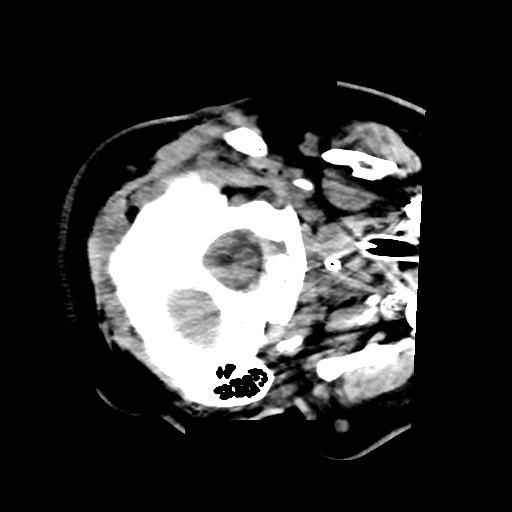
#> input picture 01_slice0009.png, 512 x 512 px
$ python -i 'Binary Maske Çıkartma.py'   (imports and definitions only)
#> lines starting #> are read from the running program, lines starting #| are printed output that depends on the picture; after the words box and inside, x2 and y2 are one past the last pixel; in counts of white or black regions, pixels touching at a corner belong together
"""
Ana makalenin algoritmasına göre beyinler JHO veri setine göre çıkartıldı (skull_stripped_JHO) ve binary maskeleri elde edildi
"""

import os
from pathlib import Path
import cv2
import numpy as np

# =============================
# PATHS (senin yolların)
# =============================
INPUT_DIR   = Path(r"C:\Users\Yusuf Soylu\Desktop\JHO Beyaz alan silme deneme 1069\Temiz_Beyin_R2\cleaned_png")
OUT_ALL     = Path(r"C:\Users\Yusuf Soylu\Desktop\JHO Beyaz alan silme deneme 1069\Temiz_Beyin_R2\uzman_2_1069_Beyaz_alan temizlenmis_all")
OUT_LARGEST = Path(r"C:\Users\Yusuf Soylu\Desktop\JHO Beyaz alan silme deneme 1069\Temiz_Beyin_R2\uzman_2_1069_Beyaz_alan temizlenmis_largest")

# [2 lines not run here, left out]

PIXEL_THR = 3
EMPTY_FRAC_THR = 0.0005
DO_CLOSING = True
CLOSING_K = 5

def safe_imwrite(path: Path, img: np.ndarray):
    ok = cv2.imwrite(str(path), img)
    if not ok:
        print(f"[HATA] Yazılamadı: {path}")
    return ok

def fill_holes(mask255: np.ndarray) -> np.ndarray:
    h, w = mask255.shape
    flood = mask255.copy()
    ff = np.zeros((h + 2, w + 2), np.uint8)
    cv2.floodFill(flood, ff, seedPoint=(0, 0), newVal=255)
    flood_inv = cv2.bitwise_not(flood)
    return cv2.bitwise_or(mask255, flood_inv)

def largest_component(mask01: np.ndarray) -> np.ndarray:
    num, labels, stats, _ = cv2.connectedComponentsWithStats(mask01.astype(np.uint8), connectivity=8)
    if num <= 1:
        return (mask01 * 255).astype(np.uint8)

    areas = stats[1:, cv2.CC_STAT_AREA]  # background hariç
    best = 1 + np.argmax(areas)
    return (labels == best).astype(np.uint8) * 255

def process_one(img_path: Path):
#> called with img_path = '01_slice0009.png'
    img = cv2.imread(str(img_path), cv2.IMREAD_GRAYSCALE)
#> img is the input picture: shape (512, 512); min 0, max 255, mean 52.7
    if img is None:
        print("[UYARI] Okunamadı:", img_path)
        return

    fg = (img > PIXEL_THR).astype(np.uint8)
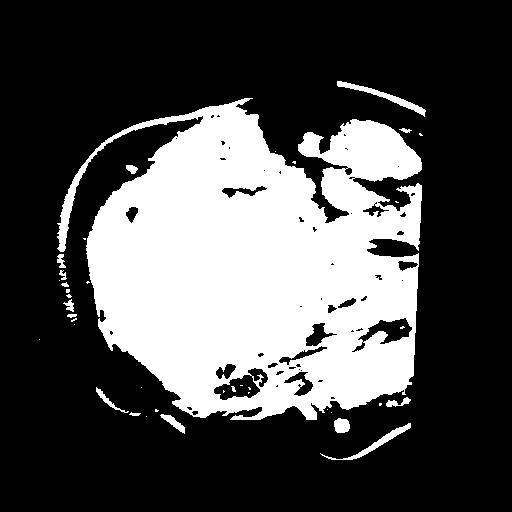
#> fg: shape (512, 512); values 0 (black) and 1 (white), 30.4% white; 39 white regions (24 under 20 px), largest, box (x1, y1, x2, y2) and area: (57, 98, 422, 420) 77615, (337, 81, 426, 117) 530, (320, 423, 411, 460) 440

    if fg.mean() < EMPTY_FRAC_THR:
        empty = np.zeros_like(img, dtype=np.uint8)
        safe_imwrite(OUT_ALL / img_path.name, empty)
        safe_imwrite(OUT_LARGEST / img_path.name, empty)
        return

    mask_all = (fg * 255).astype(np.uint8)
    mask_big = largest_component(fg)
#> in largest_component, `num, labels, stats, _ = cv2.connectedComponentsWithStats(mask01.astype..`:
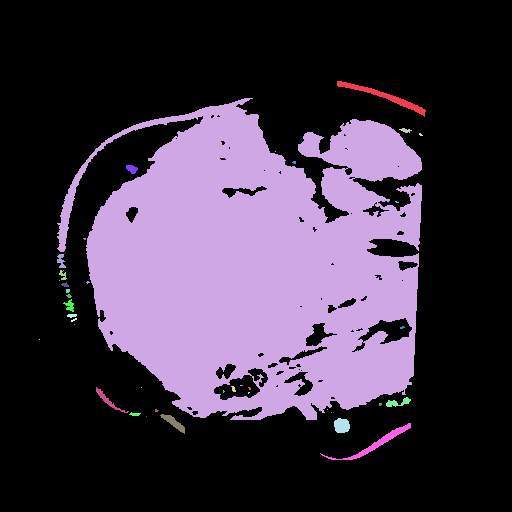
#> labels: shape (512, 512) int32; 40 distinct labels, from 0 to 39; one colour per label, 0 black
#> in largest_component, `num, labels, stats, _ = cv2.connectedComponentsWithStats(mask01.astype..`: num = 40; stats = 40 rows, first 6: [0, 0, 512, 512, 182400], [337, 81, 89, 36, 530], [57, 98, 365, 322, 77615], [399, 128, 13, 5, 35], [419, 133, 4, 3, 8], [275, 151, 1, 1, 1]
#> in largest_component, `areas = stats[1:, cv2.CC_STAT_AREA]`: areas = 39 values, max 77615 at index 1, min 1 at index 4, mean 2044.7
#> in largest_component, `best = 1 + np.argmax(areas)`: best = 2
#> in largest_component, `return (labels == best).astype(np.uint8) * 255`:
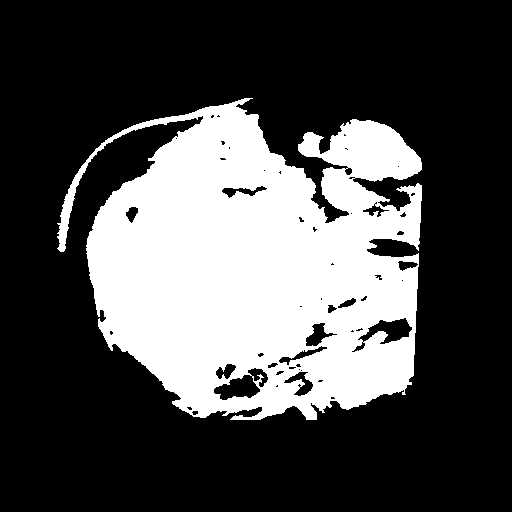
#> returned value: shape (512, 512); 29.6% white; 1 white region, box (x1, y1, x2, y2) and area: (57, 98, 422, 420) 77615

    if DO_CLOSING:
        k = cv2.getStructuringElement(cv2.MORPH_ELLIPSE, (CLOSING_K, CLOSING_K))
        mask_big = cv2.morphologyEx(mask_big, cv2.MORPH_CLOSE, k)
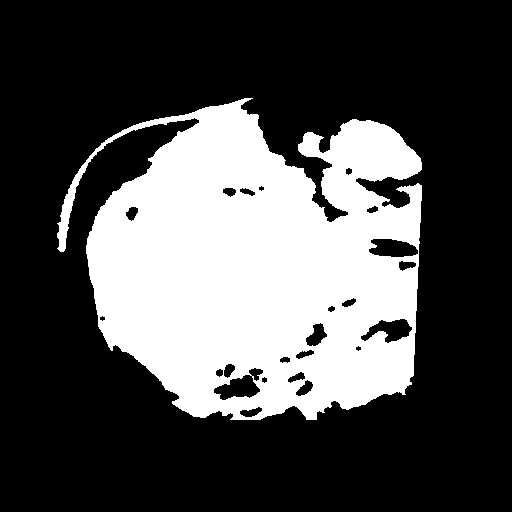
#> mask_big: shape (512, 512); 30.1% white; 1 white region, box (x1, y1, x2, y2) and area: (57, 98, 422, 420) 78842

    mask_big = fill_holes(mask_big)
#> in fill_holes, `cv2.floodFill(flood, ff, seedPoint=(0, 0), newVal=255)`:
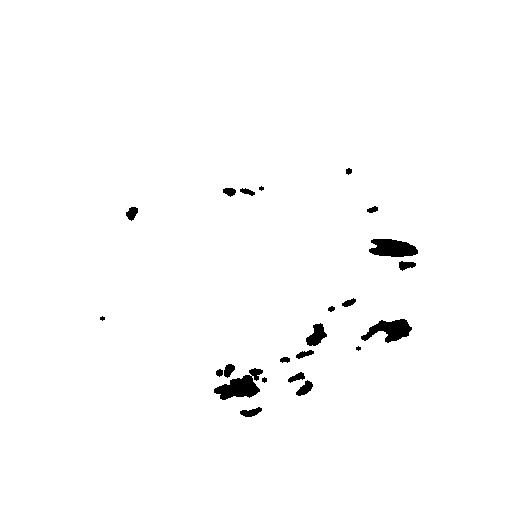
#> flood: shape (512, 512); 98.6% white; 23 black regions (3 under 20 px), largest, box (x1, y1, x2, y2) and area: (214, 368, 263, 400) 782, (369, 239, 418, 257) 671, (361, 319, 412, 343) 656
#> in fill_holes, `return cv2.bitwise_or(mask255, flood_inv)`:
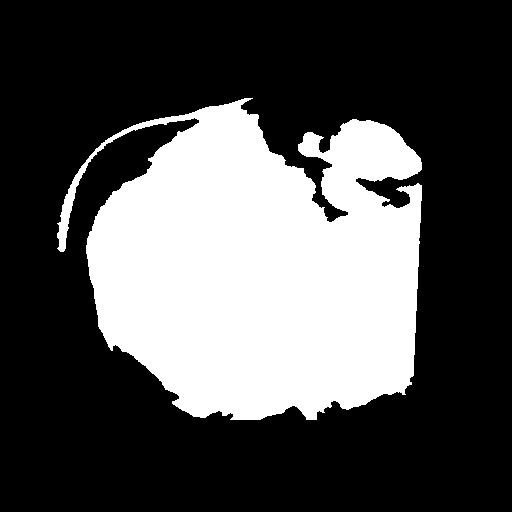
#> returned value: shape (512, 512); 31.5% white; 1 white region, box (x1, y1, x2, y2) and area: (57, 98, 422, 420) 82510

#> (the run stopped early here; a loop or call above may not have finished)
